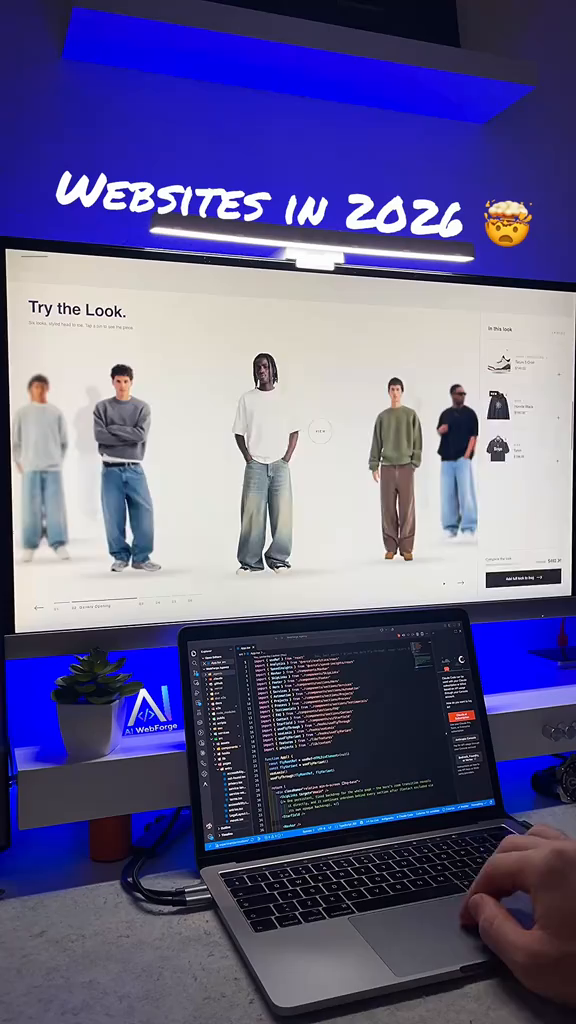
#> input picture frame 0 of reference-video/reference-video.mp4, 576 x 1024 px
$ python extract_frames.py
#> lines starting #> are read from the running program, lines starting #| are printed output that depends on the picture
import os
import cv2

video_path = os.path.join("reference-video", "reference-video.mp4")
output_dir = "reference_frames"
os.makedirs(output_dir, exist_ok=True)

cap = cv2.VideoCapture(video_path)
if not cap.isOpened():
    print(f"Error opening video file {video_path}")
    exit(1)

fps = cap.get(cv2.CAP_PROP_FPS)
total_frames = int(cap.get(cv2.CAP_PROP_FRAME_COUNT))
duration = total_frames / fps
print(f"Video stats: FPS={fps}, Total Frames={total_frames}, Duration={duration:.2f}s")

# Extract at 0.5 second intervals
interval_secs = 0.5
num_samples = int(duration / interval_secs) + 1

extracted = []
for i in range(num_samples):
    sec = i * interval_secs
    frame_idx = int(sec * fps)
    if frame_idx >= total_frames:
        break
    cap.set(cv2.CAP_PROP_POS_FRAMES, frame_idx)
    ret, frame = cap.read()
    if ret:
        frame_name = f"frame_{sec:04.1f}s.jpg"
        out_path = os.path.join(output_dir, frame_name)
        cv2.imwrite(out_path, frame)
        extracted.append((sec, out_path))

cap.release()
print(f"Extracted {len(extracted)} frames to {output_dir}")

$ run again, starting later in the video
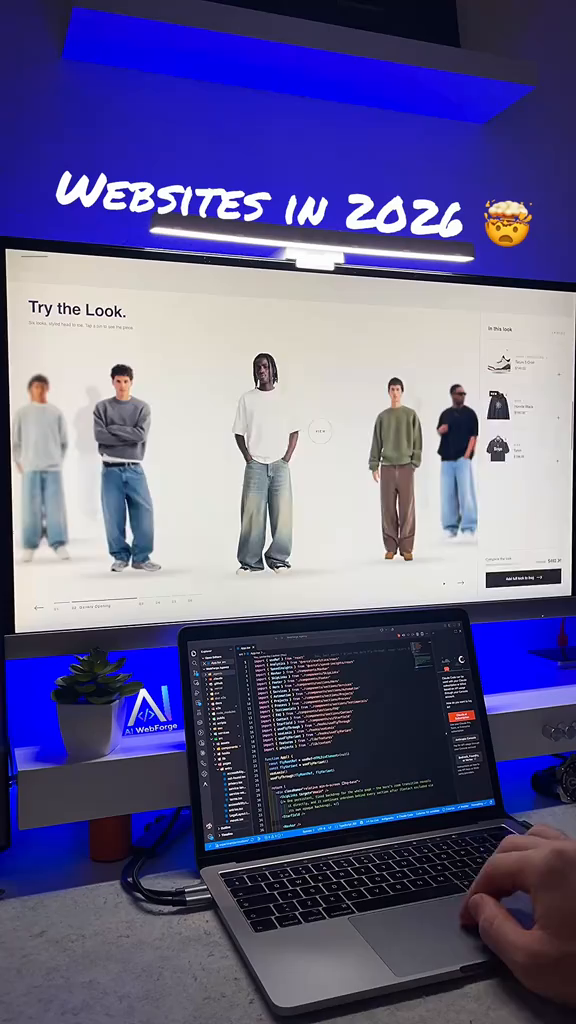
#> input picture frame 0 of reference-video/reference-video.mp4, 576 x 1024 px

$ run again, starting later in the video
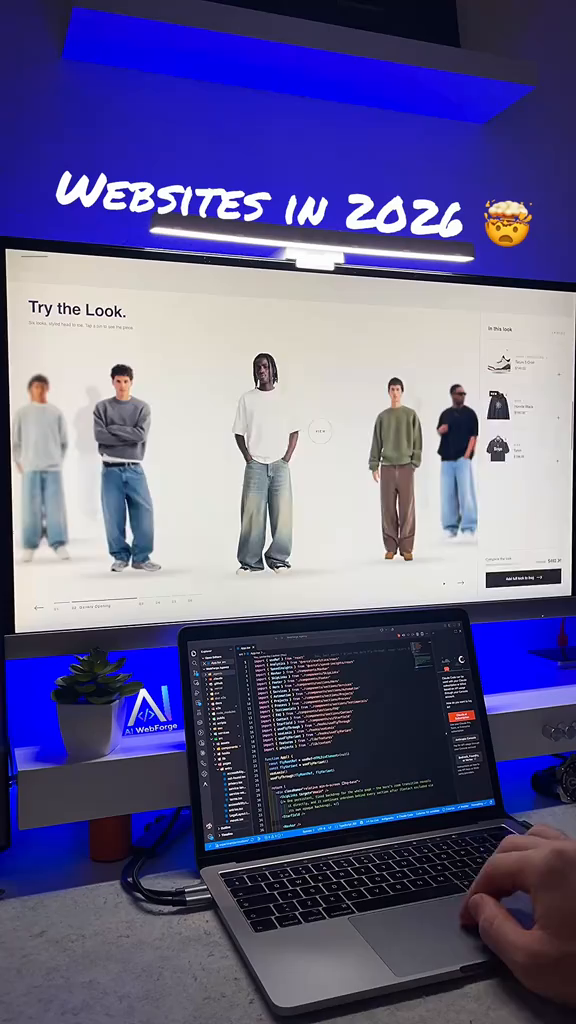
#> input picture frame 0 of reference-video/reference-video.mp4, 576 x 1024 px
